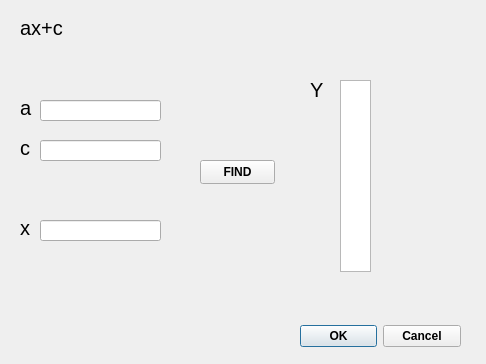
<?xml version="1.0" encoding="UTF-8"?>
<ui version="4.0">
 <class>Ur1</class>
 <widget class="QDialog" name="Ur1">
  <property name="geometry">
   <rect>
    <x>0</x>
    <y>0</y>
    <width>486</width>
    <height>364</height>
   </rect>
  </property>
  <property name="windowTitle">
   <string>Dialog</string>
  </property>
  <widget class="QDialogButtonBox" name="buttonBox">
   <property name="geometry">
    <rect>
     <x>300</x>
     <y>320</y>
     <width>161</width>
     <height>32</height>
    </rect>
   </property>
   <property name="font">
    <font>
     <family>MS Sans Serif</family>
     <bold>true</bold>
    </font>
   </property>
   <property name="orientation">
    <enum>Qt::Orientation::Horizontal</enum>
   </property>
   <property name="standardButtons">
    <set>QDialogButtonBox::StandardButton::Cancel|QDialogButtonBox::StandardButton::Ok</set>
   </property>
  </widget>
  <widget class="QLabel" name="label">
   <property name="geometry">
    <rect>
     <x>20</x>
     <y>220</y>
     <width>16</width>
     <height>16</height>
    </rect>
   </property>
   <property name="font">
    <font>
     <family>MS Sans Serif</family>
     <pointsize>15</pointsize>
     <bold>false</bold>
    </font>
   </property>
   <property name="text">
    <string>x</string>
   </property>
  </widget>
  <widget class="QLineEdit" name="lineEdit_2">
   <property name="geometry">
    <rect>
     <x>40</x>
     <y>220</y>
     <width>121</width>
     <height>21</height>
    </rect>
   </property>
   <property name="font">
    <font>
     <family>MS Sans Serif</family>
    </font>
   </property>
  </widget>
  <widget class="QLabel" name="label_2">
   <property name="geometry">
    <rect>
     <x>310</x>
     <y>80</y>
     <width>20</width>
     <height>20</height>
    </rect>
   </property>
   <property name="font">
    <font>
     <family>MS Sans Serif</family>
     <pointsize>15</pointsize>
     <bold>false</bold>
    </font>
   </property>
   <property name="text">
    <string>Y</string>
   </property>
  </widget>
  <widget class="QPushButton" name="pushButton">
   <property name="geometry">
    <rect>
     <x>200</x>
     <y>160</y>
     <width>75</width>
     <height>24</height>
    </rect>
   </property>
   <property name="font">
    <font>
     <family>MS Sans Serif</family>
     <bold>true</bold>
    </font>
   </property>
   <property name="text">
    <string>FIND</string>
   </property>
  </widget>
  <widget class="QLabel" name="label_3">
   <property name="geometry">
    <rect>
     <x>20</x>
     <y>20</y>
     <width>51</width>
     <height>16</height>
    </rect>
   </property>
   <property name="font">
    <font>
     <family>MS Sans Serif</family>
     <pointsize>15</pointsize>
     <bold>false</bold>
    </font>
   </property>
   <property name="text">
    <string>ax+c</string>
   </property>
  </widget>
  <widget class="QLabel" name="label_4">
   <property name="geometry">
    <rect>
     <x>20</x>
     <y>100</y>
     <width>16</width>
     <height>16</height>
    </rect>
   </property>
   <property name="font">
    <font>
     <family>MS Sans Serif</family>
     <pointsize>15</pointsize>
     <bold>false</bold>
    </font>
   </property>
   <property name="text">
    <string>a</string>
   </property>
  </widget>
  <widget class="QLabel" name="label_5">
   <property name="geometry">
    <rect>
     <x>20</x>
     <y>140</y>
     <width>16</width>
     <height>16</height>
    </rect>
   </property>
   <property name="font">
    <font>
     <family>MS Sans Serif</family>
     <pointsize>15</pointsize>
     <bold>false</bold>
    </font>
   </property>
   <property name="text">
    <string>c</string>
   </property>
  </widget>
  <widget class="QLineEdit" name="lineEdit_4">
   <property name="geometry">
    <rect>
     <x>40</x>
     <y>140</y>
     <width>121</width>
     <height>21</height>
    </rect>
   </property>
   <property name="font">
    <font>
     <family>MS Sans Serif</family>
    </font>
   </property>
  </widget>
  <widget class="QLineEdit" name="lineEdit_5">
   <property name="geometry">
    <rect>
     <x>40</x>
     <y>100</y>
     <width>121</width>
     <height>21</height>
    </rect>
   </property>
   <property name="font">
    <font>
     <family>MS Sans Serif</family>
    </font>
   </property>
  </widget>
  <widget class="QListView" name="listView">
   <property name="geometry">
    <rect>
     <x>340</x>
     <y>80</y>
     <width>31</width>
     <height>192</height>
    </rect>
   </property>
  </widget>
 </widget>
 <resources/>
 <connections>
  <connection>
   <sender>buttonBox</sender>
   <signal>accepted()</signal>
   <receiver>Ur1</receiver>
   <slot>accept()</slot>
   <hints>
    <hint type="sourcelabel">
     <x>248</x>
     <y>254</y>
    </hint>
    <hint type="destinationlabel">
     <x>157</x>
     <y>274</y>
    </hint>
   </hints>
  </connection>
  <connection>
   <sender>buttonBox</sender>
   <signal>rejected()</signal>
   <receiver>Ur1</receiver>
   <slot>reject()</slot>
   <hints>
    <hint type="sourcelabel">
     <x>316</x>
     <y>260</y>
    </hint>
    <hint type="destinationlabel">
     <x>286</x>
     <y>274</y>
    </hint>
   </hints>
  </connection>
 </connections>
</ui>
